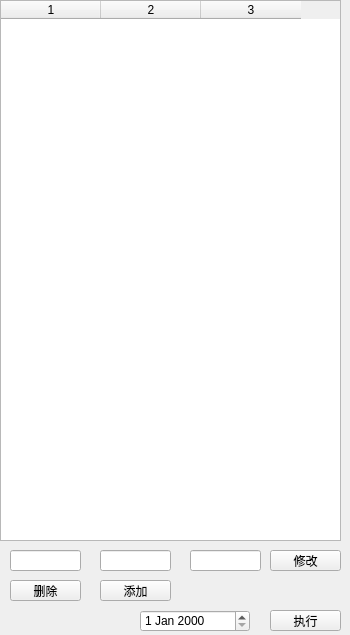
<?xml version="1.0" encoding="UTF-8"?>
<ui version="4.0">
 <class>Form</class>
 <widget class="QWidget" name="Form">
  <property name="geometry">
   <rect>
    <x>0</x>
    <y>0</y>
    <width>350</width>
    <height>635</height>
   </rect>
  </property>
  <property name="windowTitle">
   <string>加班申请自动化</string>
  </property>
  <widget class="QPushButton" name="pushButton">
   <property name="geometry">
    <rect>
     <x>100</x>
     <y>580</y>
     <width>71</width>
     <height>21</height>
    </rect>
   </property>
   <property name="text">
    <string>添加</string>
   </property>
  </widget>
  <widget class="QLineEdit" name="lineEdit">
   <property name="geometry">
    <rect>
     <x>10</x>
     <y>550</y>
     <width>71</width>
     <height>21</height>
    </rect>
   </property>
  </widget>
  <widget class="QLineEdit" name="lineEdit_2">
   <property name="geometry">
    <rect>
     <x>100</x>
     <y>550</y>
     <width>71</width>
     <height>21</height>
    </rect>
   </property>
  </widget>
  <widget class="QLineEdit" name="lineEdit_3">
   <property name="geometry">
    <rect>
     <x>190</x>
     <y>550</y>
     <width>71</width>
     <height>21</height>
    </rect>
   </property>
  </widget>
  <widget class="QPushButton" name="pushButton_2">
   <property name="geometry">
    <rect>
     <x>270</x>
     <y>610</y>
     <width>71</width>
     <height>21</height>
    </rect>
   </property>
   <property name="text">
    <string>执行</string>
   </property>
  </widget>
  <widget class="QDateEdit" name="dateEdit">
   <property name="geometry">
    <rect>
     <x>140</x>
     <y>610</y>
     <width>110</width>
     <height>22</height>
    </rect>
   </property>
  </widget>
  <widget class="QTableWidget" name="tableWidget">
   <property name="geometry">
    <rect>
     <x>0</x>
     <y>0</y>
     <width>341</width>
     <height>541</height>
    </rect>
   </property>
   <property name="lineWidth">
    <number>1</number>
   </property>
   <property name="columnCount">
    <number>3</number>
   </property>
   <attribute name="horizontalHeaderCascadingSectionResizes">
    <bool>false</bool>
   </attribute>
   <column/>
   <column/>
   <column/>
  </widget>
  <widget class="QPushButton" name="pushButton_3">
   <property name="geometry">
    <rect>
     <x>270</x>
     <y>550</y>
     <width>71</width>
     <height>21</height>
    </rect>
   </property>
   <property name="text">
    <string>修改</string>
   </property>
  </widget>
  <widget class="QPushButton" name="pushButton_4">
   <property name="geometry">
    <rect>
     <x>10</x>
     <y>580</y>
     <width>71</width>
     <height>21</height>
    </rect>
   </property>
   <property name="text">
    <string>删除</string>
   </property>
  </widget>
 </widget>
 <resources/>
 <connections/>
</ui>
